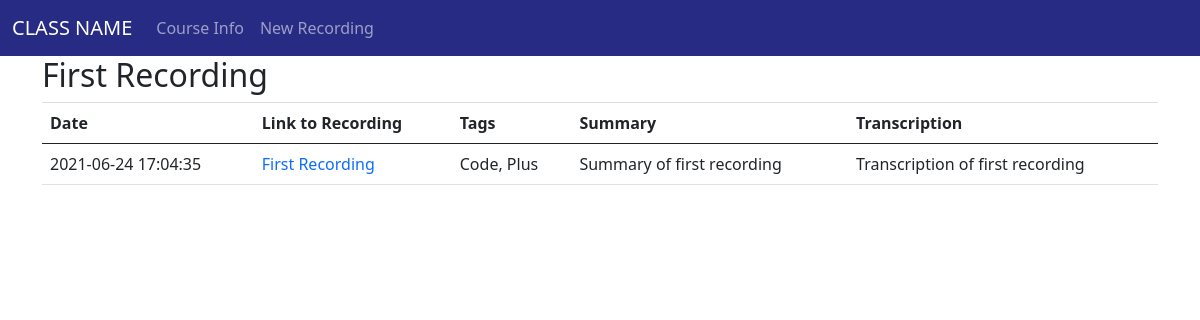
The page /1 on the database its author committed.
### tables this page shows
CREATE TABLE posts (
    id INTEGER PRIMARY KEY AUTOINCREMENT,
    created TIMESTAMPT NOT NULL DEFAULT CURRENT_TIMESTAMP,
    title TEXT NOT NULL,
    recordingURL TEXT NOT NULL,
    tags TEXT NOT NULL,
    summary TEXT NOT NULL,
    transcription TEXT NOT NULL
);

### app.py (the view)
@app.route('/<int:post_id>')
def post(post_id):
    post = get_post(post_id)
    return render_template('post.html', post=post)

### app.py (called while the page is built)
def get_db_connection():
    conn = sqlite3.connect('database.db')
    conn.row_factory = sqlite3.Row
    return conn

def get_post(post_id):
    conn = get_db_connection()
    post = conn.execute('SELECT * FROM posts WHERE id = ?',
                        (post_id,)).fetchone()
    conn.close()
    if post is None:
        abort(404)
    return post

### templates/post.html
{% extends 'base.html' %}
{% block content %}
    <h2>{% block title %} {{ post['title'] }} {% endblock %}</h2>
    <table class="table">
        <thead>
          <tr>
            <th>Date</th>
            <th>Link to Recording</th>
            <th>Tags</th>
            <th>Summary</th>
            <th>Transcription</th>
          </tr>
        </thead>
        <tbody>
          <tr>
            <td>{{ post['created'] }}</td>
            <td><a href="{{ post['recordingURL'] }}">{{ post['title'] }}</a></td>
            <td>{{ post['tags'] }}</td>
            <td>{{ post['summary'] }}</td>
            <td>{{ post['transcription'] }}</td>
          </tr>
        </tbody>
      </table>
{% endblock %}

### static/css/style.css (style rules this page uses)
table a { text-decoration: none; }
th { border-top: 1px solid #ddd; }

### rows shown on the page
posts: title "First Recording", created "2021-06-24 17:04:35", tags "Code, Plus", summary "Summary of first recording", transcription "Transcription of first recording"
